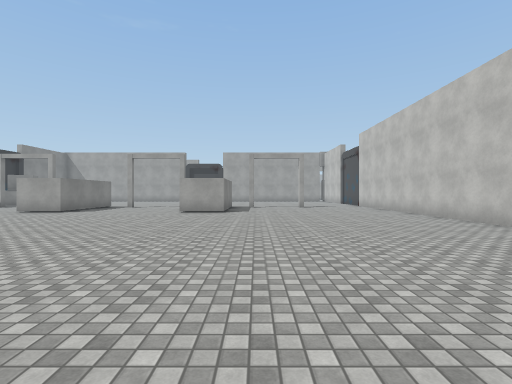
[1] (above)

16 first-person views from a walk through a Unity game level. The camera is 1.5 m above the floor, looks level and sees 85° across. Doors are open. The floor is counted in squares, 2 m on a side. Each view is taken from the middle of a square. On the plan, view 1 faces up. The plan holds only what a view shows up to about 10 squares ahead; the rest is blank. The place goes on beyond the plan. The player character is not drawn. Some animated figures are left out. Some surface patterns are stand-ins.

[2]
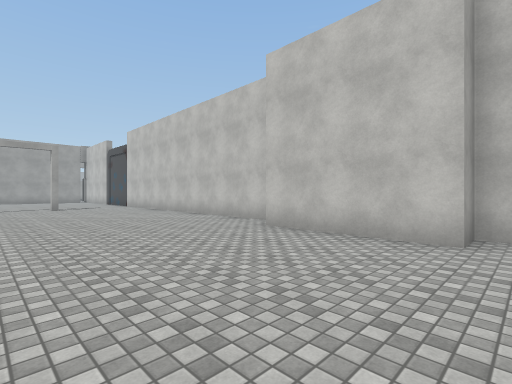

[3]
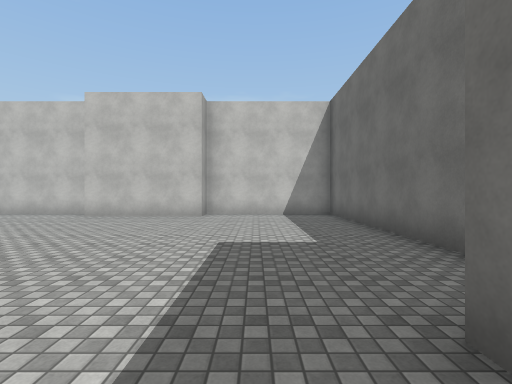

[4]
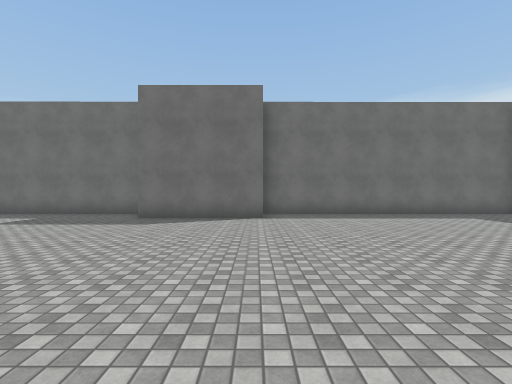

[5]
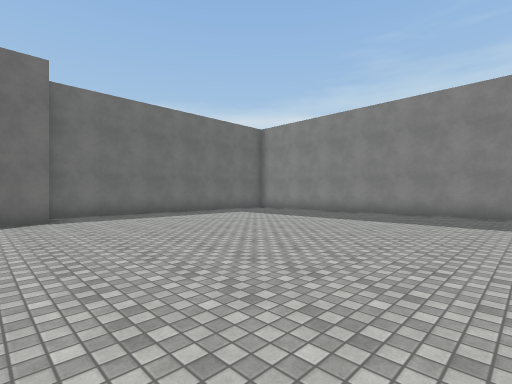

[6]
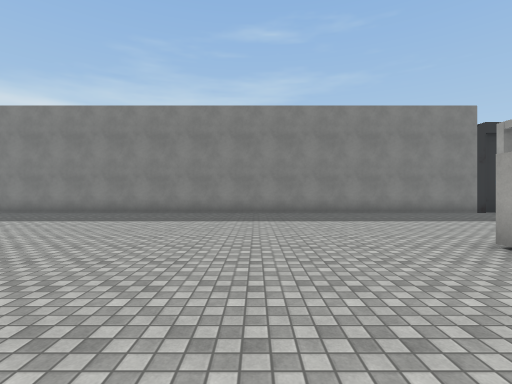

[7]
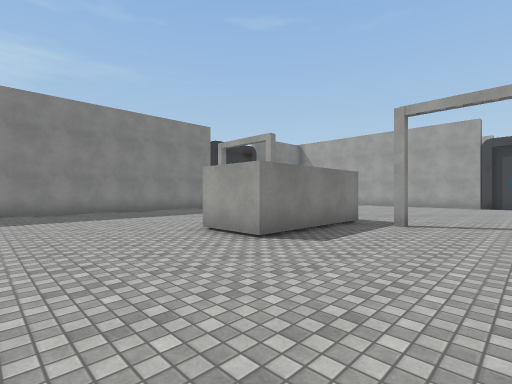

[8]
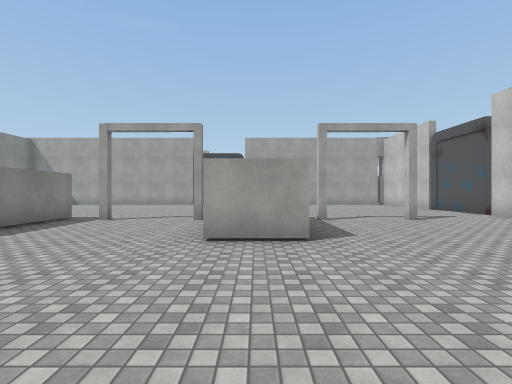

[9]
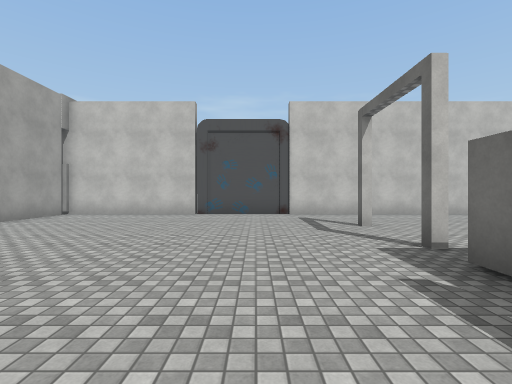

[10]
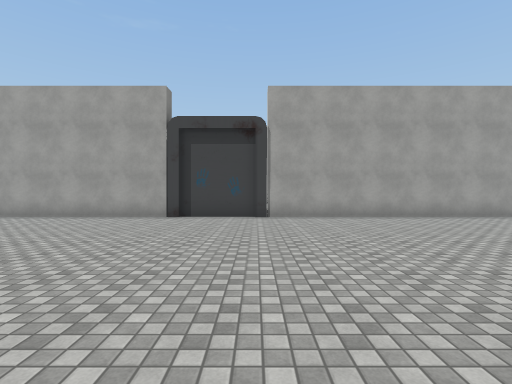

[11]
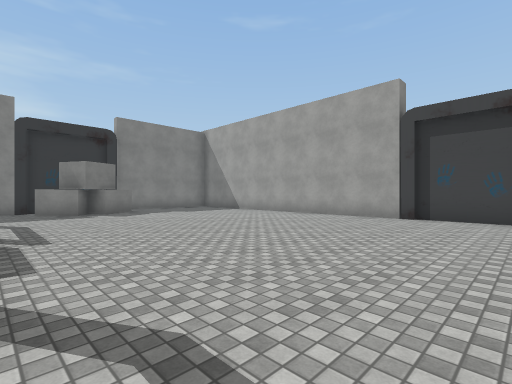

[12]
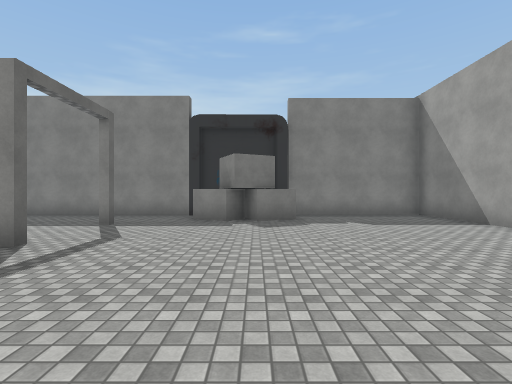

[13]
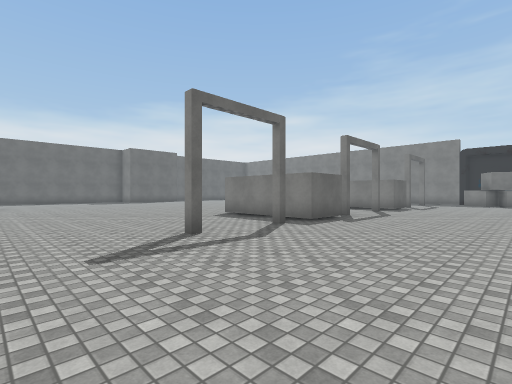

[14]
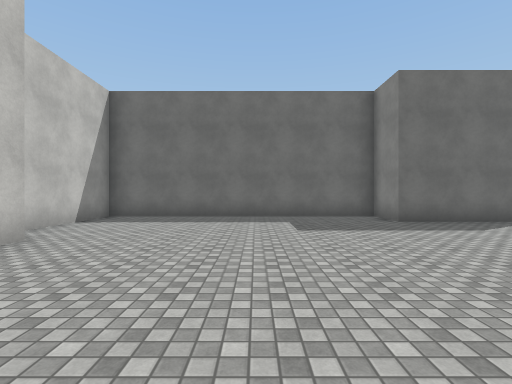

[15]
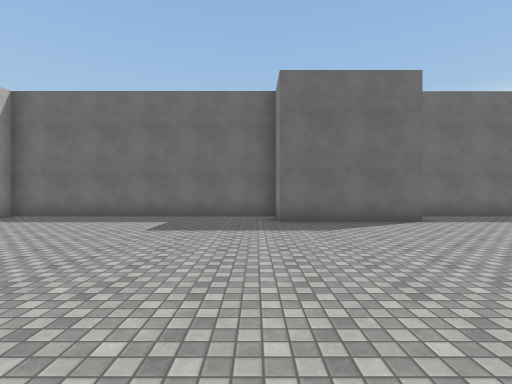

[16]
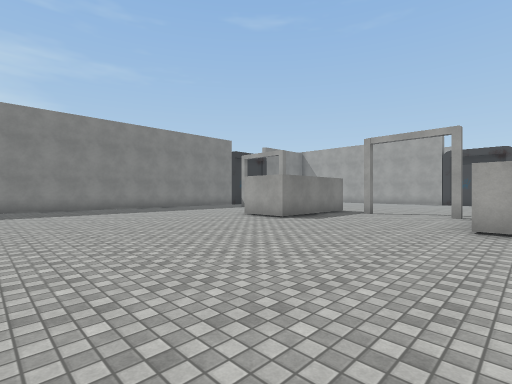

### Floor plan
Key: @ floor where view 1 was taken; # wall or solid block; x gap in a wall; . floor; B block; O other object.
Columns run from 16 left of view 1 to 6 right of it. Each row starts with its distance up from view 1.
 23 ###########OOO#######x
 22 #.....................#
 21 #.....................#
 20 #.....................#
 19 #.....................#
 18 ##B...................O
 17  BBB..................O
 16  BB...................O
 15  O....................O
 14  #..#.#...#.#...#.#...#
 13  #....  #.....#.......#
 12  #..... #.....#.......#
 11  #......#.....#.......#
 10  #....................#
  9  #....................#
  8  #....................#
  7  #....................#
  6  #....................#
  5  #....................#
  4  #...................##
  3  #...................#
  2  #...................#
  1  #...................##
  0  #..............@.....#
 -1  #....................#
 -2  #........####........#
 -3  #........#  #........#
 -4  ##########  ##########

Positions as (right, up) in squares from view 1, and headings:
1: (0, 0), facing up
2: (0, 0), facing up-right
3: (-4, -1), facing right
4: (-6, 6), facing down
5: (-5, 6), facing down-left
6: (-5, 7), facing left
7: (-4, 7), facing up-left
8: (-2, 6), facing up
9: (-4, 16), facing right
10: (-3, 14), facing up
11: (-3, 14), facing up-left
12: (-6, 17), facing left
13: (5, 18), facing down-left
14: (1, 5), facing down
15: (-2, 5), facing down
16: (-2, 4), facing up-left
